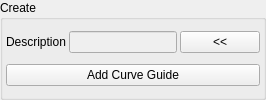
    <widget class="QGroupBox" name="groupBox">
     <property name="title">
      <string>Create</string>
     </property>
     <layout class="QVBoxLayout" name="verticalLayout_2">
      <property name="spacing">
       <number>3</number>
      </property>
      <property name="leftMargin">
       <number>3</number>
      </property>
      <property name="topMargin">
       <number>3</number>
      </property>
      <property name="rightMargin">
       <number>3</number>
      </property>
      <property name="bottomMargin">
       <number>3</number>
      </property>
      <item>
       <layout class="QVBoxLayout" name="verticalLayout">
        <item>
         <layout class="QHBoxLayout" name="horizontalLayout">
          <item>
           <widget class="QLabel" name="xgen_description_label">
            <property name="text">
             <string>Description</string>
            </property>
           </widget>
          </item>
          <item>
           <widget class="QLineEdit" name="xgen_description_lineEdit">
            <property name="enabled">
             <bool>false</bool>
            </property>
            <property name="focusPolicy">
             <enum>Qt::NoFocus</enum>
            </property>
           </widget>
          </item>
          <item>
           <widget class="QPushButton" name="xgen_description_pushButton">
            <property name="text">
             <string>&lt;&lt;</string>
            </property>
           </widget>
          </item>
         </layout>
        </item>
       </layout>
      </item>
      <item>
       <widget class="QPushButton" name="add_curve_pushButton">
        <property name="text">
         <string>Add Curve Guide</string>
        </property>
       </widget>
      </item>
     </layout>
    </widget>
